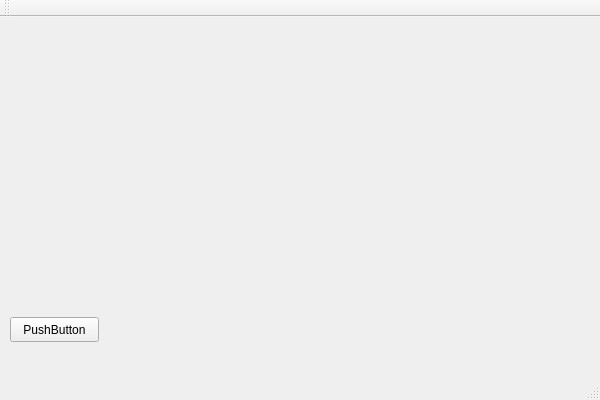
<?xml version="1.0" encoding="UTF-8"?>
<ui version="4.0">
 <class>MainWindow</class>
 <widget class="QMainWindow" name="MainWindow">
  <property name="geometry">
   <rect>
    <x>0</x>
    <y>0</y>
    <width>600</width>
    <height>400</height>
   </rect>
  </property>
  <property name="windowTitle">
   <string>MainWindow</string>
  </property>
  <widget class="QWidget" name="centralWidget">
   <widget class="QPushButton" name="pushButton">
    <property name="geometry">
     <rect>
      <x>10</x>
      <y>300</y>
      <width>89</width>
      <height>25</height>
     </rect>
    </property>
    <property name="text">
     <string>PushButton</string>
    </property>
   </widget>
   <widget class="QLabel" name="label">
    <property name="geometry">
     <rect>
      <x>180</x>
      <y>10</y>
      <width>320</width>
      <height>480</height>
     </rect>
    </property>
    <property name="text">
     <string/>
    </property>
   </widget>
  </widget>
  <widget class="QMenuBar" name="menuBar">
   <property name="geometry">
    <rect>
     <x>0</x>
     <y>0</y>
     <width>600</width>
     <height>22</height>
    </rect>
   </property>
  </widget>
  <widget class="QToolBar" name="mainToolBar">
   <attribute name="toolBarArea">
    <enum>TopToolBarArea</enum>
   </attribute>
   <attribute name="toolBarBreak">
    <bool>false</bool>
   </attribute>
  </widget>
  <widget class="QStatusBar" name="statusBar"/>
 </widget>
 <layoutdefault spacing="6" margin="11"/>
 <resources/>
 <connections/>
</ui>
